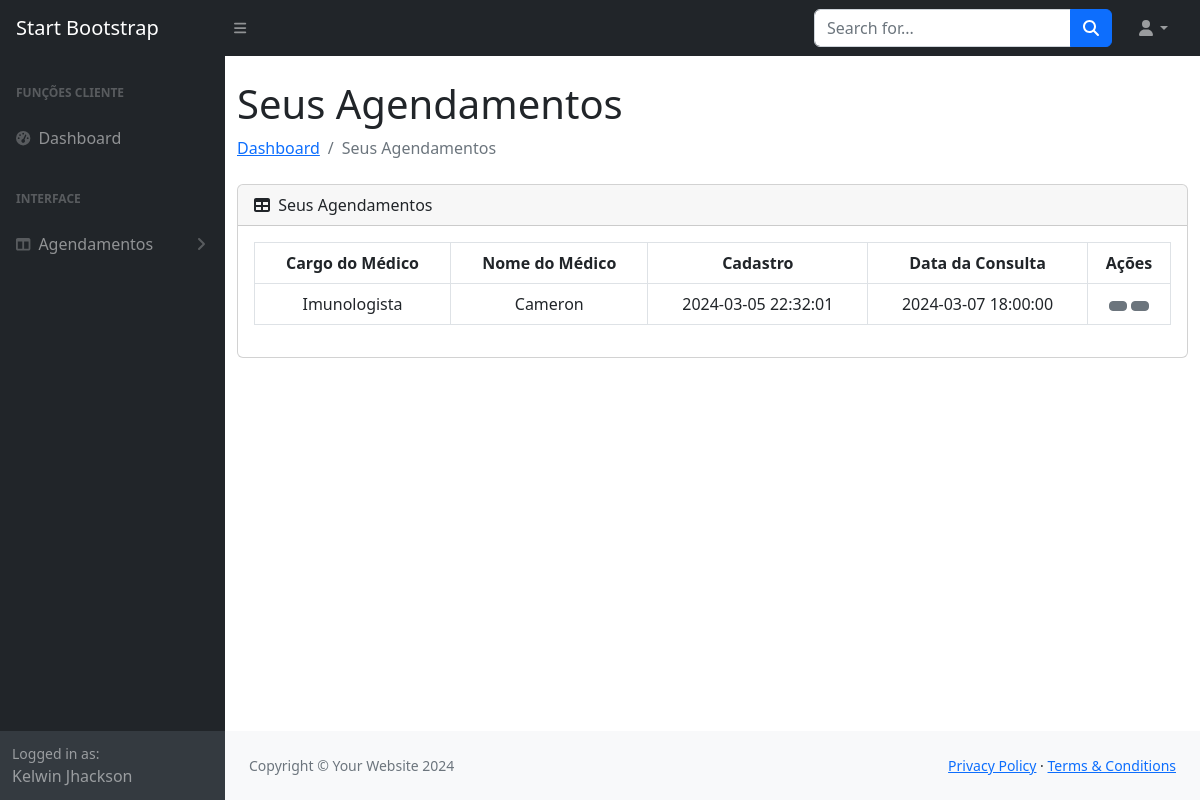
The page /sistema.php?pagina=listarAgendamentos (signed in) on the database its author committed.
### tables this page shows
CREATE TABLE `agendamentos` (
  `id` int NOT NULL,
  `idCliente` int NOT NULL,
  `nomeCliente` varchar(40) NOT NULL,
  `emailCliente` varchar(40) NOT NULL,
  `cpfCliente` varchar(15) NOT NULL,
  `idMedico` int NOT NULL,
  `cargoMedico` varchar(50) NOT NULL,
  `nomeMedico` varchar(50) NOT NULL,
  `criadoEm` timestamp NOT NULL DEFAULT CURRENT_TIMESTAMP,
  `dataConsulta` timestamp NULL DEFAULT NULL,
  `isDeleted` varchar(1) DEFAULT NULL
);

### sistema.php (called while the page is built, shortened)
<?php
    include_once 'controllers/validate.php';
    function pageContent(){
        validarPagina();
    }
    include_once 'views/layout.php';
?>

### models/Manager.php (called while the page is built, shortened)
<?php
	class Manager extends Connect{
		public function select_common($table, $fields, $filters, $query_extra){
			$pdo = parent::get_instance();
			$query = "SELECT ";
			if($fields != null){
				$query .= implode(", ", $fields);
			}else{
				$query .= "*";
			}
			$query .= " FROM $table";
			if($filters != null){
				$query .= " WHERE ";
				foreach ($filters as $key => $value) {
					$query .= "$key=:$key AND ";
				}
				$query = substr($query, 0, -4);
			}
			$statement = $pdo->prepare($query);
			if($filters != null){
				foreach ($filters as $key => $value) {
					$filters[$key] = filter_var($value);
				}
				foreach ($filters as $key => $value) {
					$statement->bindValue(":$key", $value, PDO::PARAM_STR);
				}
			}
			$statement->execute();
			$data = [];
			if($statement->rowCount()){
				while($result = $statement->fetch(PDO::FETCH_ASSOC)){
					$data[] = $result;
				}
			}else{
				return false;
			}
			return $data;
		}
	}
?>

### views/modulos/agendamentos/lista.php (the view, shortened to what this page needs)
<div class="container-fluid">
    <h1 class="mt-4"><?= $titleSection; ?></h1>
    <ol class="breadcrumb mb-4">
        <li class="breadcrumb-item"><a href="#">Dashboard</a></li>
        <li class="breadcrumb-item active"><?= $titleSection; ?></li>
    </ol>
    <div class="card mb-4">
        <div class="card-header">
            <i class="fas fa-table me-1"></i>
            <?= $titleSection; ?>
        </div>
        <div class="card-body">
            <table class="table table-bordered table-hover table-stripped text-center" id="datatablesSimple">
                <thead class="text-center">
                    <th>Cargo do Médico</th>
                    <th>Nome do Médico</th>
                    <th> Cadastro </th>
                    <th>Data da Consulta</th>
                    <th>Ações</th>
                </thead>
                <tbody>
                    <?php foreach ($lista as $l) : ?>
                        <tr>
                            <?php if ($_SESSION[sha1("user_data")][0]["tipoAcesso"] == "cliente" && $l['nomeCliente'] == $_SESSION[sha1("user_data")][0]["nome"]) : ?>
                                <td><?= $l['cargoMedico']; ?></td>
                                <td><?= $l['nomeMedico']; ?></td>
                                <td><?= $l['criadoEm']; ?></td>
                                <td><?= $l['dataConsulta']; ?></td>
                                <td>
                            <?php endif; ?>
                                <a href="?pagina=atualizarAgendamento&id=<?= $l['id'] ?>" class="btn btn-sm btn-secondary">
                                </a>
                                <button class="btn btn-sm btn-secondary" data-bs-toggle="modal" data-bs-target="#exampleModal-<?= $l['id']; ?>">
                                </button>
                                </td>
                        </tr>
                    <?php endforeach; ?>
                </tbody>
            </table>
        </div>
    </div>
</div>

### rows shown on the page
agendamentos: cargoMedico "Imunologista", nomeMedico "Cameron", criadoEm "2024-03-05 22:32:01", dataConsulta "2024-03-07 18:00:00"

### other values the page prints
$userData[0]['nome'] "Kelwin Jhackson"
$titleSection "Seus Agendamentos"
